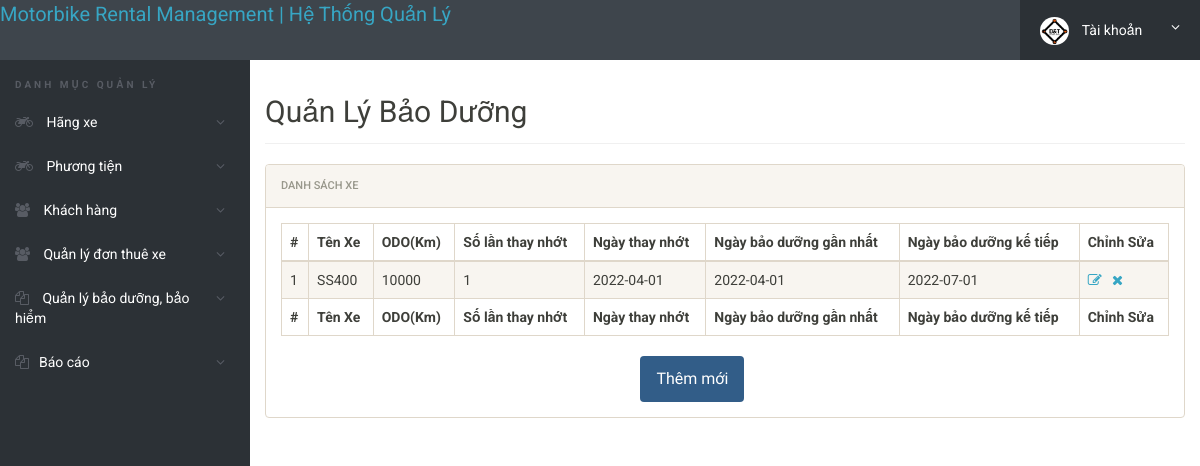
Page /admin/login/manage-maintenance.php (signed in) on the committed database.
### tables this page shows
CREATE TABLE IF NOT EXISTS `baoduong` (
  `id` int(30) NOT NULL PRIMARY KEY,
  `idxe` int(30) NOT NULL,
  `ODO` int NOT NULL,
  `num` int(1) NOT NULL,
  `NgayThayDau` date NOT NULL,
  `NgayBDGN` date NOT NULL,
  `NgayBDTT` date NOT NULL,
  `NgayNhap` datetime NOT NULL DEFAULT current_timestamp(),
  `NgayCapNhat` datetime DEFAULT NULL ON UPDATE current_timestamp()
);

### admin/login/manage-maintenance.php (the view, shortened to what this page needs)
<?php
include('includes/config.php');
if(strlen($_SESSION['alogin'])==0)
	{
header('location:index.php');
}
else{
 ?>
<!doctype html>
<html lang="en" class="no-js">
<head>
	<link rel="stylesheet" href="css/font-awesome.min.css">
	<link rel="stylesheet" href="css/bootstrap.min.css">
	<link rel="stylesheet" href="css/dataTables.bootstrap.min.css">
	<link rel="stylesheet" href="css/bootstrap-social.css">
	<link rel="stylesheet" href="css/bootstrap-select.css">
	<link rel="stylesheet" href="css/fileinput.min.css">
	<link rel="stylesheet" href="css/awesome-bootstrap-checkbox.css">
	<link rel="stylesheet" href="css/style.css">
</head>
<body>
	<?php include('includes/header.php');?>
	<div class="ts-main-content">
		<?php include('includes/leftbar.php');?>
		<div class="content-wrapper">
			<div class="container-fluid">
				<div class="row">
					<div class="col-md-12">
						<h2 class="page-title">Quản Lý Bảo Dưỡng</h2>
						<div class="panel panel-default">
							<div class="panel-heading">Danh sách xe</div>
							<div class="panel-body">
								<table id="zctb" class="display table table-striped table-bordered table-hover" cellspacing="0" width="100%">
									<thead>
										<tr>
										<th>#</th>
											<th>Tên Xe</th>
											<th>ODO(Km) </th>
                                            <th>Số lần thay nhớt</th>
											<th>Ngày thay nhớt</th>
											<th>Ngày bảo dưỡng gần nhất</th>
											<th>Ngày bảo dưỡng kế tiếp</th>
                                            <th>Chỉnh Sửa</th>
										</tr>
									</thead>
									<tfoot>
										<tr>
										<th>#</th>
										<th>Tên Xe</th>
											<th>ODO(Km) </th>
                                            <th>Số lần thay nhớt</th>
											<th>Ngày thay nhớt</th>
											<th>Ngày bảo dưỡng gần nhất</th>
											<th>Ngày bảo dưỡng kế tiếp</th>
                                            <th>Chỉnh Sửa</th>
										</tr>
									</tfoot>
									<tbody>
<?php $sql = "SELECT thongtinxe.TenXe,thongtinxe.id,baoduong.*
    from baoduong
    join thongtinxe on baoduong.idxe=thongtinxe.id";
$query = $dbh -> prepare($sql);
$query->execute();
$results=$query->fetchAll(PDO::FETCH_OBJ);
$cnt=1;
if($query->rowCount() > 0)
{
foreach($results as $result)
{				?>
										<tr>
											<td><?php echo htmlentities($cnt);?></td>
											<td><?php echo htmlentities($result->TenXe);?></td>
											<td><?php echo htmlentities($result->ODO);?></td>
											<td><?php echo htmlentities($result->num);?></td>
											<td><?php echo htmlentities($result->NgayThayDau);?></td>
											<td><?php echo htmlentities($result->NgayBDGN);?></td>
											<td><?php echo htmlentities($result->NgayBDTT);?></td>
		<td><a href="edit-maintenance.php?id=<?php echo $result->id;?>"><i class="fa fa-edit"></i></a>&nbsp;&nbsp;
<a href="manage-maintenance.php?del=<?php echo $result->id;?>" onclick="return confirm('Bạn có muốn xóa hồ sơ xe');"><i class="fa fa-close"></i></a></td>
										</tr>
										<?php $cnt=$cnt+1; }} ?>
									</tbody>
								</table>
                                <div class="col-sm-8 col-sm-offset-2" align="center" style="margin-left:13%;margin-right:auto;display:block;margin-top:0%;margin-bottom:auto;">
													<a href="add-maintenance.php" class="btn btn-primary" name="submit" type="button" id="submit"style="font-size: medium;">Thêm mới</a>
												</div>
							</div>
						</div>
					</div>
				</div>
			</div>
		</div>
	</div>
</body>
</html>
<?php } ?>

### admin/login/css/style.css (style rules this page uses)
html { font-size: 14px; }
@media only screen and (min-width: 480px) { html { font-size: 17px; } }
@media only screen and (min-width: 768px) { html { font-size: 14px; } }
body { font-size: 1em; }
a { color: #37a6c4; }
.btn { font-family: 'Oswald', sans-serif; }
.panel { overflow: hidden; }
.btn { text-transform: none; }
.page-title { padding-bottom: 15px; margin-bottom: 20px; border-bottom: 1px solid #f0f0f0; }
.ts-main-content .content-wrapper { padding-top: 15px; margin-top: 60px; }
@media only screen and (min-width: 992px) { .ts-main-content .content-wrapper { margin-left: 250px; } }

### rows in the picture
baoduong: thongtinxe.TenXe "SS400", ODO "10000", num "1", NgayThayDau "2022-04-01", NgayBDGN "2022-04-01", NgayBDTT "2022-07-01"
